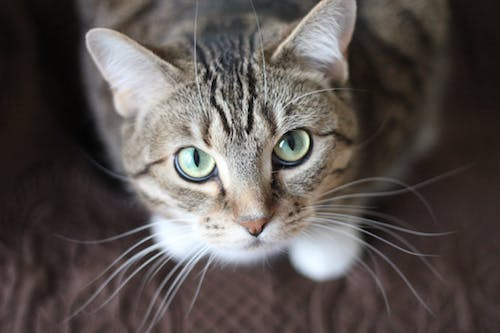
#> input picture datasets/pishi.jpg, 500 x 333 px
$ jupyter execute --allow-errors 01-ImageDenoising-Using-Dictionary-Learning.ipynb
#> lines starting #> are read from the running program, lines starting #| are printed output that depends on the picture
[cell 1]
import numpy as np
import matplotlib.pyplot as plt

from skimage import color
from skimage import io

from sklearn.decomposition import MiniBatchDictionaryLearning
from sklearn.feature_extraction.image import extract_patches_2d, reconstruct_from_patches_2d

[cell 2]
color_image = io.imread('datasets/pishi.jpg')
#> color_image is the input picture: shape (333, 500, 3); mean R, G, B 89.1, 82.1, 79.3

[cell 3]
plt.imshow(color_image, cmap=plt.cm.gray)
plt.show();

[cell 4]
img = color.rgb2gray(color_image)

[cell 5]
plt.imshow(img, cmap=plt.cm.gray)
plt.show();

[cell 6]
img.shape
#> Out = (333, 500)

[cell 7]
height, width = img.shape
#> height = 333; width = 500

[cell 8]
distored_img = img.copy()

[cell 9]
distored_img

[cell 10]
# add random noise to half of this image (random number in the form of 2-D matrix)
distoration = 0.075 * np.random.randn(height, width//2)
distoration.shape
#> Out = (333, 250)

[cell 11]
plt.imshow(distoration, cmap=plt.cm.gray)
plt.show()
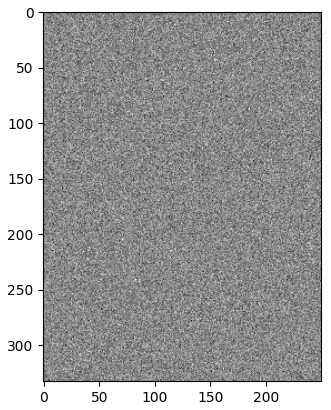
#> figure drawn by matplotlib, 1 panel
